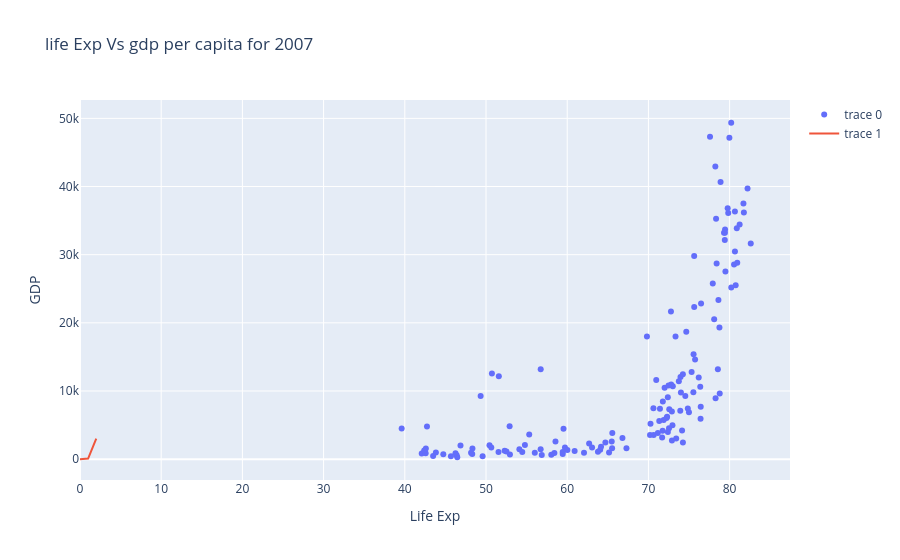

The code cell stored with this chart in its notebook:
### Code cell
trace1 = go.Scatter(x=temp_df['lifeExp'],y=temp_df['gdpPercap'],mode = 'markers')
trace2 = go.Scatter(x = [0,1,2] , y=[0,90,3000] , mode='lines')

data = [trace1,trace2]

Layout = go.Layout(title='life Exp Vs gdp per capita for 2007',xaxis={'title':'Life Exp'},yaxis={'title':'GDP'})
fig = go.Figure(data,Layout)

fig.show()

### Figure 1 — Plotly figure (JSON) as saved in the notebook; plotly's stock layout.template omitted (floating-point values rounded to 4 significant figures; data arrays with more than 128 entries replaced by an {"elided": "..."} marker saying what was removed)
{"data": [{"mode": "markers", "type": "scatter", "x": {"elided": "142 float values"}, "y": {"elided": "142 float values"}}, {"mode": "lines", "type": "scatter", "x": [0, 1, 2], "y": [0, 90, 3000]}], "layout": {"title": {"text": "life Exp Vs gdp per capita for 2007"}, "xaxis": {"title": {"text": "Life Exp"}}, "yaxis": {"title": {"text": "GDP"}}}}
